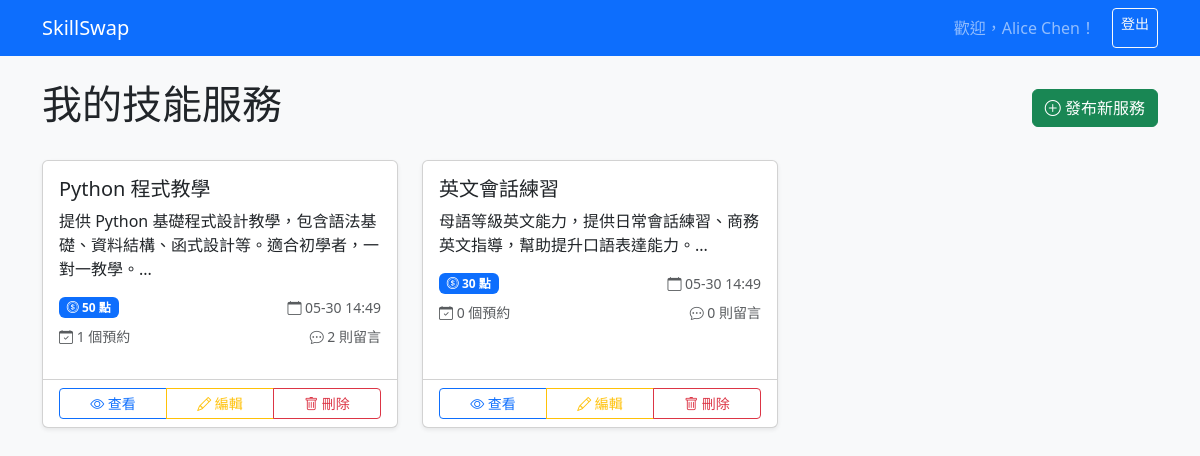
Page /my_posts.php (signed in) on the committed database.
### tables this page shows
CREATE TABLE `SkillPost` (
  `post_id` INT AUTO_INCREMENT PRIMARY KEY,
  `user_id` INT NOT NULL,
  `title` VARCHAR(100) NOT NULL,
  `description` TEXT NOT NULL,
  `point_cost` INT NOT NULL,
  `created_at` DATETIME NOT NULL DEFAULT CURRENT_TIMESTAMP,
  FOREIGN KEY (`user_id`) REFERENCES `User`(`user_id`) ON DELETE CASCADE
);

### src/skill_post.php (called while the page is built, shortened)
<?php
function get_user_posts($user_id, $limit = 20, $offset = 0) {
    global $pdo;
    $limit = (int)$limit;
    $offset = (int)$offset;
    $stmt = $pdo->prepare("SELECT * FROM SkillPost WHERE user_id = ? ORDER BY created_at DESC LIMIT $limit OFFSET $offset");
    $stmt->execute([$user_id]);
    return $stmt->fetchAll(PDO::FETCH_ASSOC);
}

### src/comment.php (called while the page is built, shortened)
<?php
function get_comment_count_by_post($post_id) {
    global $pdo;
    $stmt = $pdo->prepare("SELECT COUNT(*) as count FROM Comment WHERE post_id = ?");
    $stmt->execute([$post_id]);
    $result = $stmt->fetch(PDO::FETCH_ASSOC);
    return $result['count'] ?? 0;
}

### public/my_posts.php (the view, shortened to what this page needs)
<?php
require_once __DIR__ . '/../src/db.php';
require_once __DIR__ . '/../src/skill_post.php';
require_once __DIR__ . '/../src/comment.php';
$posts = get_user_posts($_SESSION['user_id'], 20, 0);
?>
<!DOCTYPE html>
<html lang="zh-Hant">
<head>
    <link href="https://cdn.jsdelivr.net/npm/bootstrap@5.3.0/dist/css/bootstrap.min.css" rel="stylesheet">
    <link rel="stylesheet" href="https://cdn.jsdelivr.net/npm/bootstrap-icons@1.11.0/font/bootstrap-icons.css">
</head>
<body>
    <nav class="navbar navbar-expand-lg navbar-dark bg-primary">
        <div class="container">
            <a class="navbar-brand" href="index.php">SkillSwap</a>
            <div class="navbar-nav ms-auto">
                <span class="navbar-text me-3">歡迎，<?= htmlspecialchars($_SESSION['user_name']) ?>！</span>
                <a class="btn btn-outline-light btn-sm" href="logout.php">登出</a>
            </div>
        </div>
    </nav>
    <div class="container mt-4">
        <div class="row">
            <div class="col-12">
                <div class="d-flex justify-content-between align-items-center mb-4">
                    <h1>我的技能服務</h1>
                    <a href="create_post.php" class="btn btn-success">
                        <i class="bi bi-plus-circle"></i> 發布新服務
                    </a>
                </div>
                <?php if (empty($posts)): ?>
                    <div class="alert alert-info text-center">
                        <i class="bi bi-info-circle"></i> 您還沒有發布任何技能服務
                        <br><br>
                        <a href="create_post.php" class="btn btn-primary">
                            <i class="bi bi-plus-circle"></i> 立即發布
                        </a>
                    </div>
                <?php else: ?>
                    <div class="row">
                        <?php foreach ($posts as $post): ?>
                            <div class="col-md-6 col-lg-4 mb-4">
                                <div class="card h-100 post-card shadow-sm">
                                    <div class="card-body">
                                        <h5 class="card-title"><?= htmlspecialchars($post['title']) ?></h5>
                                        <p class="card-text"><?= htmlspecialchars(mb_substr($post['description'], 0, 100)) ?>...</p>
                                        <div class="d-flex justify-content-between align-items-center mb-2">
                                            <span class="badge bg-primary">
                                                <i class="bi bi-coin"></i> <?= $post['point_cost'] ?> 點
                                            </span>
                                            <small class="text-muted">
                                                <i class="bi bi-calendar"></i> <?= date('m-d H:i', strtotime($post['created_at'])) ?>
                                            </small>
                                        </div>
                                        <?php
                                        $stmt = $pdo->prepare("SELECT COUNT(*) as booking_count FROM ExchangeBooking WHERE post_id = ?");
                                        $stmt->execute([$post['post_id']]);
                                        $booking_info = $stmt->fetch(PDO::FETCH_ASSOC);
                                        $booking_count = $booking_info['booking_count'] ?? 0;
                                        $comment_count = get_comment_count_by_post($post['post_id']);
                                        ?>
                                        <div class="mb-3 d-flex justify-content-between">
                                            <small class="text-muted">
                                                <i class="bi bi-calendar-check"></i> <?= $booking_count ?> 個預約
                                            </small>
                                            <small class="text-muted">
                                                <i class="bi bi-chat-dots"></i> <?= $comment_count ?> 則留言
                                            </small>
                                        </div>
                                    </div>
                                    <div class="card-footer bg-transparent">
                                        <div class="btn-group w-100" role="group">
                                            <a href="post_detail.php?id=<?= $post['post_id'] ?>"
                                               class="btn btn-outline-primary btn-sm">
                                                <i class="bi bi-eye"></i> 查看
                                            </a>
                                            <a href="edit_post.php?id=<?= $post['post_id'] ?>"
                                               class="btn btn-outline-warning btn-sm">
                                                <i class="bi bi-pencil"></i> 編輯
                                            </a>
                                            <button type="button" class="btn btn-outline-danger btn-sm"
                                                    data-bs-toggle="modal" data-bs-target="#deleteModal<?= $post['post_id'] ?>">
                                                <i class="bi bi-trash"></i> 刪除
                                            </button>
                                        </div>
                                    </div>
                                </div>
                            </div>
                        <?php endforeach; ?>
                    </div>
                <?php endif; ?>
            </div>
        </div>
    </div>
</body>
</html>

### public/my_posts.php (style rules this page uses)
body { background: #f8f9fa; }
.post-card { transition: transform 0.2s; }

### rows in the picture
skillpost: title "Python 程式教學", description "提供 Python 基礎程式設計教學，包含語法基礎、資料結構、函式設計等。適合初學者，一對一教學。", point_cost "50", created_at "05-30 14:49", booking_count "1", comment_count "2"
skillpost: title "英文會話練習", description "母語等級英文能力，提供日常會話練習、商務英文指導，幫助提升口語表達能力。", point_cost "30", created_at "05-30 14:49", booking_count "0", comment_count "0"

### other values in the picture
$_SESSION['user_name'] "Alice Chen"
